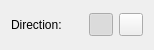
<?xml version="1.0" encoding="UTF-8"?>
<ui version="4.0">
 <class>EllipseArcCPPA</class>
 <widget class="QWidget" name="EllipseArcCPPA">
  <property name="geometry">
   <rect>
    <x>0</x>
    <y>0</y>
    <width>154</width>
    <height>50</height>
   </rect>
  </property>
  <layout class="QHBoxLayout">
   <item>
    <widget class="QLabel" name="label">
     <property name="text">
      <string>Direction:</string>
     </property>
     <property name="AutoFocusWidget" stdset="0">
      <string notr="true">Direction</string>
     </property>
    </widget>
   </item>
   <item>
    <widget class="QToolButton" name="CounterClockwise">
     <property name="toolTip">
      <string>Counter Clockwise (positive)</string>
     </property>
     <property name="icon">
      <iconset>
       <normaloff>CounterClockwise.svg</normaloff>CounterClockwise.svg</iconset>
     </property>
     <property name="checkable">
      <bool>true</bool>
     </property>
     <property name="checked">
      <bool>true</bool>
     </property>
     <attribute name="buttonGroup">
      <string notr="true">Direction</string>
     </attribute>
    </widget>
   </item>
   <item>
    <widget class="QToolButton" name="Clockwise">
     <property name="toolTip">
      <string>Clockwise (Negative)</string>
     </property>
     <property name="icon">
      <iconset>
       <normaloff>Clockwise.svg</normaloff>Clockwise.svg</iconset>
     </property>
     <property name="checkable">
      <bool>true</bool>
     </property>
     <attribute name="buttonGroup">
      <string notr="true">Direction</string>
     </attribute>
    </widget>
   </item>
  </layout>
 </widget>
 <resources/>
 <connections/>
 <buttongroups>
  <buttongroup name="Direction"/>
 </buttongroups>
</ui>
